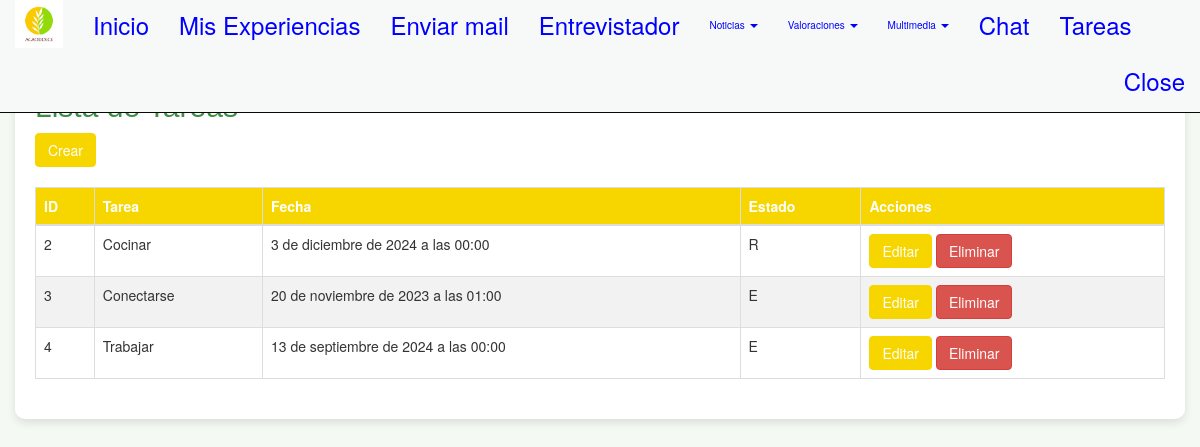
Screenshot of /tareas/ (signed in) with the database file from the repository.
### appportfolio/models.py (models this page shows, shortened)
class Tarea(models.Model):
    tarea = models.CharField(max_length=255)
    fecha = models.DateTimeField()
    estado = models.ForeignKey(Estado, on_delete=models.SET_NULL, null=True, blank=True)
    class Meta:
        verbose_name = "Tarea"
        verbose_name_plural = "Tareas"
        ordering = ['id']

class Estado(models.Model):
    ESTADO_CHOICES = [
        ('P', 'Pendiente'),
        ('R', 'Realizado'),
        ('E', 'Empezando'),
    ]
    estado = models.CharField(max_length=1, choices=ESTADO_CHOICES, default='P')
    class Meta:
        verbose_name = "Estado"
        verbose_name_plural = "Estados"
        ordering = ['id']

### appportfolio/views.py (the view)
# urls.py: path('tareas/', views.listar_tareas, name='tareas_view'),
@login_required
def listar_tareas(request):
    tareas = Tarea.objects.all()  # Obtén todas las tareas de la base de datos
    return render(request, 'listar_tareas.html', {'tareas': tareas})

### templates/listar_tareas.html (shortened to what this page needs)
{% extends "base.html" %}
{% load static %}
{% block head %}
<link rel="stylesheet" href="https://maxcdn.bootstrapcdn.com/bootstrap/3.3.5/css/bootstrap.min.css">
<link rel="stylesheet" href="{% static 'css/tareas.css' %}">
{% endblock %}
{% block content %}
<h2>Lista de Tareas</h2>
<tr>
      <td>
          <a href="{% url 'crear_tarea' %}" class="btn btn-primary">Crear</a>
      </td>
    </tr>
<table class="table table-bordered">
  <thead>
    <tr>
      <th>ID</th>
      <th>Tarea</th>
      <th>Fecha</th>
      <th>Estado</th>
      <th>Acciones</th>
    </tr>
  </thead>
  <tbody>
    {% for tarea in tareas %}
      <tr>
        <td>{{ tarea.id }}</td>
        <td>{{ tarea.tarea }}</td>
        <td>{{ tarea.fecha }}</td>
        <td>{{ tarea.estado.estado }}</td>
        <td>
          <a href="{% url 'editar_tarea' tarea.id %}" class="btn btn-primary">Editar</a>
          <a href="{% url 'eliminar_tarea' tarea.id %}" class="btn btn-danger" onclick="return confirm('¿Estás seguro de que deseas eliminar esta tarea?')">Eliminar</a>
        </td>
      </tr>
    {% endfor %}
  </tbody>
</table>
{% endblock %}

### static/css/tareas.css (style rules this page uses)
body { background-color: #f4f9f4; }
h1, h2, h3 { color: #3e8e41; font-family: 'Arial', sans-serif; }
.btn-primary { background-color: #f7d600; border-color: #f7d600; color: #ffffff; }
table { width: 100%; margin-top: 20px; border-collapse: collapse; }
table th, table td { padding: 12px; text-align: left; border: 1px solid #e0e0e0; }
table th { background-color: #f7d600; color: #ffffff; }
table td { background-color: #ffffff; }
table tr:nth-child(even) td { background-color: #f2f2f2; }
a { color: #8cc63f; text-decoration: none; }

### rows the page displays
Tarea: id "2", tarea "Cocinar", fecha "3 de diciembre de 2024 a las 00:00", estado.estado "R"
Tarea: id "3", tarea "Conectarse", fecha "20 de noviembre de 2023 a las 01:00", estado.estado "E"
Tarea: id "4", tarea "Trabajar", fecha "13 de septiembre de 2024 a las 00:00", estado.estado "E"
